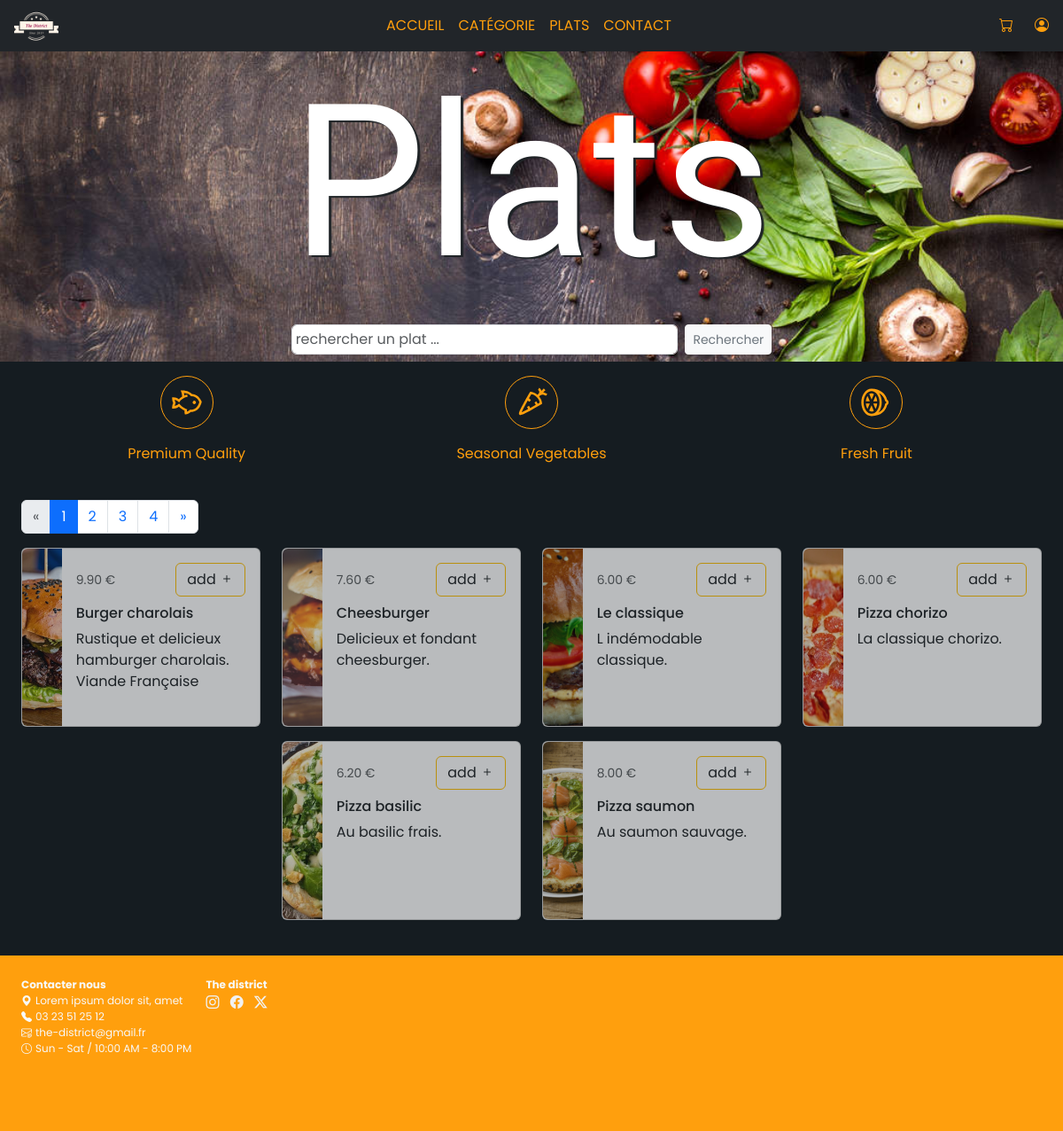
The app's page /plats.php, older data.
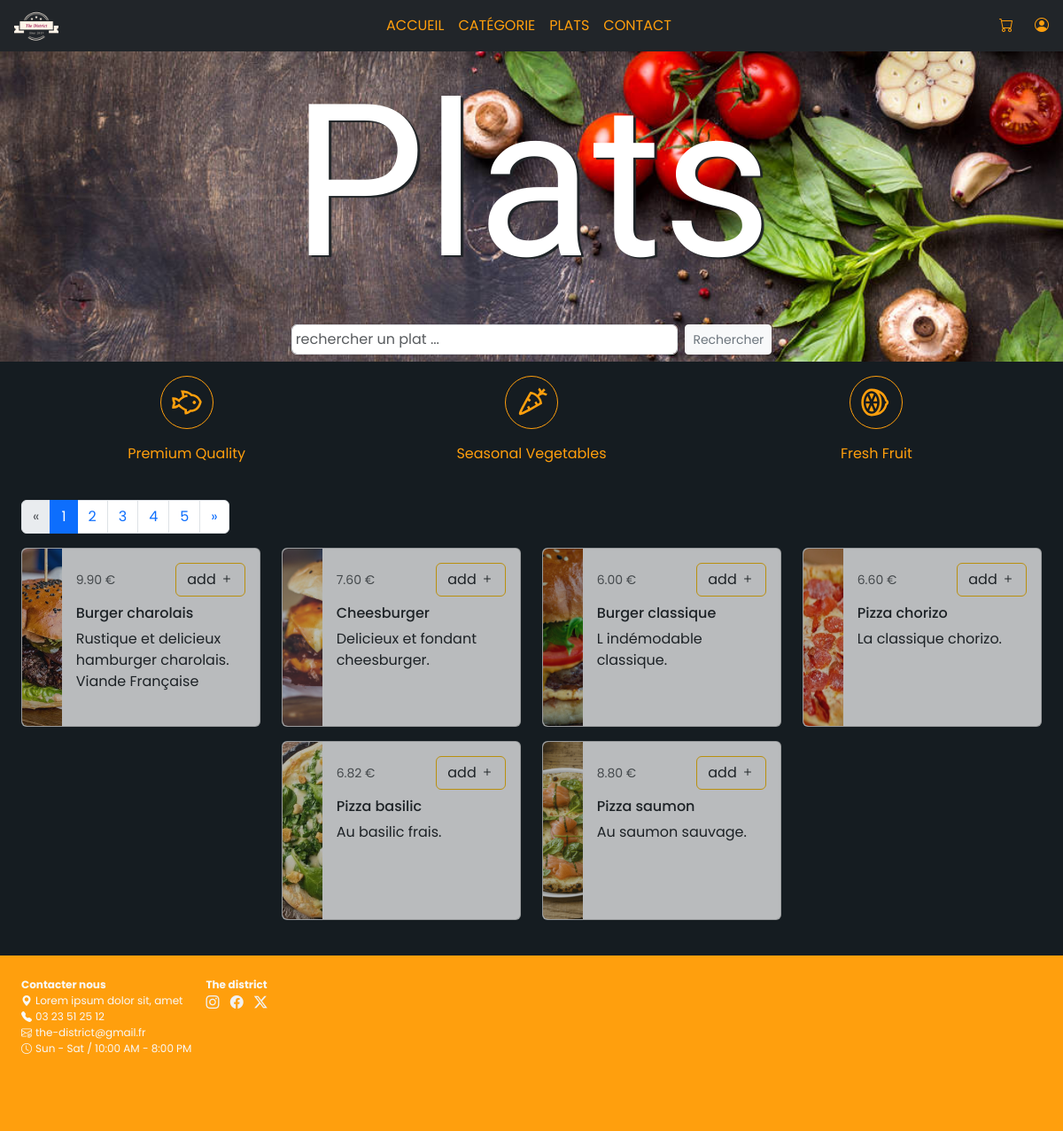
The same page, newer data.
### tables this page shows
CREATE TABLE `plat` (
  `id` int AUTO_INCREMENT PRIMARY KEY,
  `libelle` varchar(100) NOT NULL,
  `description` text NOT NULL,
  `prix` decimal(10,2) NOT NULL,
  `image` varchar(255) NOT NULL,
  `id_categorie` int NOT NULL,
  `active` varchar(10) NOT NULL,
  FOREIGN KEY (`id_categorie`) REFERENCES `categorie`(`id`)
);

### SQL/DAO.php (called while the page is built, shortened)
<?php
function get_plat($db, $nombre_plat_par_page, $page_courante) {
    $offset = ($page_courante - 1) * $nombre_plat_par_page;
    $requete = $db->query("SELECT * FROM plat LIMIT $nombre_plat_par_page OFFSET $offset");
    $tableau = $requete->fetchAll(PDO::FETCH_ASSOC);
    return $tableau;
}
?>

### plats.php (the view, shortened to what this page needs)
<?php
$baniereTitle = "Plats";
$baniereImage = "assets/img/bg3.jpeg";
require 'header.php';
require 'SQL/DAO.php';
$db = connexionBase();
$nombre_total_plat = (int)$db->query("SELECT COUNT(id) FROM plat")->fetch(PDO::FETCH_NUM)[0];
$nombre_plat_par_page = 6;
$nombre_page = ceil($nombre_total_plat/$nombre_plat_par_page);
$page_courante = isset($_GET['page']) && ($_GET['page'] > 0) && ($_GET['page'] <=$nombre_page) ? (int)$_GET['page'] : (int)1;
$requete_plat = get_plat($db, $nombre_plat_par_page, $page_courante);
$mot_rechercher = isset($_GET['search']) ? htmlentities($_GET['search']) : "";
$resultat_recherche = get_recherche_bar($db, $mot_rechercher);
?>
<section>
  <div class="container-fluid p-4">
    <div class="row align-items-center justify-content-center container-plat">
      <?php if (isset($_GET['search'])) : ?>
        <a href="plats.php?afficher=touslesplats" class="link link-btn mb-4 text-warning">Voir tous les plats</a>
        <?php foreach ($resultat_recherche as $food) : ?>
          <div class="col-9 col-md-6 col-lg-3" data-key="<?=$food['libelle']; ?>">
            <div class="card mb-3" style="max-width: 540px;">
              <div class="row g-0">
                <div class="col-md-2">
                  <img src="<?=$food['image']; ?>" class="img-fluid rounded-start" alt="<?=$food['libelle']; ?>">
                </div>
                <div class="col-md-10">
                  <div class="card-body">
                    <div class="d-flex align-items-baseline justify-content-between align-self-end">
                      <p class="card-text"><small class="text-body-secondary"><?=$food['prix']; ?> €</small></p>
                      <a href="addpanier.php?id=<?=$food['id'];?>" class="btn small border-warning text-dark">add <i class="bi bi-plus"></i></a>
                    </div>
                    <h5 class="card-title fs-6"><?=$food['libelle']; ?></h5>
                    <p class="card-text"><?=$food['description']; ?></p>
                  </div>
                </div>
              </div>
            </div>
          </div>
        <?php endforeach; ?>
      <?php else : ?>
        <nav>
          <ul class="pagination">
            <?php
              $class_previous = ($page_courante > 1) ? '' : 'disabled';
              echo "<li class='page-item $class_previous'><a class='page-link' href='plats.php?page=" . ($page_courante - 1) . "'><span aria-hidden='true'>&laquo;</span></a></li>";
              for ($i = 1; $i <= $nombre_page; $i++) {
                $class_active = ($i - 1 === $page_courante - 1) ? ' active' : '';
                echo "<li class='page-item $class_active'><a class='page-link' href='plats.php?page=$i'>$i</a></li>";
              }
              $class_next = ($page_courante < $nombre_page) ? '' : 'disabled';
              echo "<li class='page-item $class_next'><a class='page-link' href='plats.php?page=" . ($page_courante + 1) . "'><span aria-hidden='true'>&raquo;</span></a></li>";
            ?>
          </ul>
        </nav>
        <?php foreach ($requete_plat as $food) : ?>
          <div class="col-9 col-md-6 col-lg-3" data-key="<?= $food['libelle']; ?>">
            <div class="card mb-3" style="max-width: 540px;">
              <div class="row g-0">
                <div class="col-md-2">
                  <img src="<?= $food['image']; ?>" class="img-fluid rounded-start" alt="<?= $food['libelle']; ?>">
                </div>
                <div class="col-md-10">
                  <div class="card-body">
                    <div class="d-flex align-items-baseline justify-content-between align-self-end">
                      <p class="card-text"><small class="text-body-secondary"><?= $food['prix']; ?> €</small></p>
                      <a href="addpanier.php?id=<?=$food['id'];?>" class="btn small border-warning text-dark">add <i class="bi bi-plus"></i></a>
                    </div>
                    <h5 class="card-title fs-6"><?= $food['libelle']; ?></h5>
                    <p class="card-text"><?= $food['description']; ?></p>
                  </div>
                </div>
              </div>
            </div>
          </div>
        <?php endforeach; ?>
      <?php endif; ?>
    </div>
  </div>
</section>
<?php require 'footer.php'; ?>

### header.php (shortened to what this page needs)
<!DOCTYPE html>
<html lang="fr">
<head>
  <link href="https://cdn.jsdelivr.net/npm/bootstrap@5.3.3/dist/css/bootstrap.min.css" rel="stylesheet"
>
  <link rel="stylesheet" href="https://cdn.jsdelivr.net/npm/bootstrap-icons@1.11.3/font/bootstrap-icons.min.css">
    <?php
      $basename_chemin = basename($_SERVER['PHP_SELF']);
      echo "<link" .
      $return_value = match ($basename_chemin) {
        'index.php' => ' rel="stylesheet" href="style.css">' ,
        'categorie.php','contact.php','panier.php' => ' rel="stylesheet" href="/assets/css/categorie-contact.css">' ,
        'plats.php' => ' rel="stylesheet" href="/assets/css/plat.css">' ,
        default => ' rel="stylesheet" href="style.css">',
      };
    ?>
</head>
<body>
  <header>
    <nav class="navbar navbar-expand-lg bg-dark p-1 justify-content-center">
      <div class="container-fluid d-flex justify-content-center gap-4">
        <a href="/accueil.php" class="me-auto"><img src="assets/img/logo_transparent.png" class="logo" alt="logo le district"></a>
        <a href="/panier.php" class="d-md-flex order-md-5"><?php echo isset($_SESSION['panier']) && count($_SESSION['panier']) > 0 ? '<i class="bi bi-cart-check panier"></i>' : '<i class="bi bi-cart panier"></i>';?></a>
        <a href="/user-account.php" class="d-md-flex order-md-5"><i class="bi bi-person-circle account"></i></a>
        <div class="offcanvas offcanvas-start bg-dark" tabindex="-1" id="offcanvasNavbar"
          aria-labelledby="offcanvasNavbarLabel">
          <div class="offcanvas-body d-flex justify-content-center">
            <ul class="navbar-nav">
              <li class="nav-item">
                <a class="nav-link text-uppercase" aria-current="page" href="/index.php">Accueil</a>
              </li>
              <li class="nav-item">
                <a class="nav-link text-uppercase" href="/categorie.php">catégorie</a>
              </li>
              <li class="nav-item">
                <a class="nav-link text-uppercase link-plats" href="/plats.php">plats</a>
              </li>
              <li class="nav-item">
                <a class="nav-link text-uppercase" href="/contact.php">contact</a>
              </li>
            </ul>
          </div>
        </div>
      </div>
    </nav>
<div class="container-items position-relative d-flex justify-content-center align-items-center">
  <img class="card-img position-relative"
    <?php if ($_SERVER["REQUEST_URI"] === "/index.php" || $_SERVER["REQUEST_URI"] === "/plats.php"  || $_SERVER["REQUEST_URI"] === "/panier.php" ): ?>
        src="<?= $baniereImage; ?>"
        alt="jeune femme dégustant son repas au restaurant le district"
    <?php else: ?>
        src="<?= $baniereImage; ?>"
        alt="photo de légumes savoureux"
    <?php endif; ?>
  >
  <div class="text-banniere position-absolute">
    <h5 class="card-title text-white"><?= $baniereTitle ?></h5>
    <?php if ($basename_chemin === "index.php" || $basename_chemin === "plats.php"): ?>
      <div class="input-group input-group-sm mb-1 justify-content-center d-flex">
        <form action="plats.php" method="get" class="d-flex w-100">
            <input type="text" name="search" placeholder="rechercher un plat ..."
                  value="<?php echo isset($_GET['search']) ? htmlspecialchars($_GET['search']) : ''; ?>"
                   class="p-1 form-control me-2">
            <input type="submit" class="btn btn-light btn-sm text-secondary" value="Rechercher">
        </form>
      </div>
    <?php endif; ?>
  </div>
</div>
    <?php if ($_SERVER["REQUEST_URI"] === "/index.php" || $_SERVER["REQUEST_URI"] === "/plats.php" || $_SERVER["REQUEST_URI"] === "/categorie.php"): ?>
        <div class="container-fluid container-district">
          <div class="row d-flex justify-content-center text-center text-white p-3">
              <div class="col-4">
                <img src="assets/svgs/fish.svg" alt="" class="label-food mb-3">
                <span class="title d-block">Premium Quality</span>
              </div>
              <div class="col-4">
                <img src="assets/svgs/vegetables.svg" alt="" class="label-food mb-3">
                <span class="title d-block">Seasonal Vegetables</span>
              </div>
              <div class="col-4">
                <img src="assets/svgs/fruit.svg" alt="" class="label-food mb-3">
                <span class="title d-block">Fresh Fruit</span>
              </div>
          </div>
      </div>
    <?php endif; ?>
  </header>
  <main>

### footer.php (shortened to what this page needs)
</main>
<footer>
  <div class="container-footer d-flex flex-column gap-4 p-4 text-light">
    <div class="d-flex gap-3" style="height: 150px;">
      <div>
        <span class="d-block fw-bold">Contacter nous</span>
        <span class="d-block"><i class="bi bi-geo-alt-fill me-1"></i>Lorem ipsum dolor sit, amet</span>
        <span class="d-block"><i class="bi bi-telephone-fill me-1"></i>03 23 51 25 12</span>
        <span class="d-block"><i class="bi bi-envelope-at me-1"></i>the-district@gmail.fr</span>
        <span class="d-block"><i class="bi bi-clock me-1"></i>Sun - Sat / 10:00 AM - 8:00 PM</span>
      </div>
      <div>
        <span class="d-block fw-bold">The district</span>
        <a href="#"><i class="bi bi-instagram me-1"></i></a>
        <a href="#"><i class="bi bi-facebook me-1"></i></a>
        <a href="#"><i class="bi bi-twitter-x me-1"></i></a>
      </div>
    </div>
  </div>
</footer>
</body>
</html>

### assets/css/plat.css (style rules this page uses)
body { font-family: Arial, Helvetica, sans-serif; font-family: "Poppins", sans-serif; background-color: #151C21; font-size: clamp(10px, 3vmin, 16px); }
:root { --color-main : #151C21; --shadow-color : #1E2326; --white-color : #f1f1f1; --accent-color : #FF9F0D; --logo-color : #980848; }
main { display: flex; flex-direction: column; align-items: center; }
.navbar-nav li a { color: var(--accent-color); }
.logo { height: 50px; }
.account , .recherche, .panier { color: var(--accent-color); }
.container-items img { height: 350px; object-fit: cover; object-position: top; }
.text-banniere h5 { font-size: 20vmin; font-family: updock, cursive; text-shadow: 3px 2px 1px var(--shadow-color); text-align: center; }
.label-food { width: 60px; border-radius: 50%; border: 1px solid var(--accent-color); }
header span { color: var(--accent-color); }
.container-plat img, .food-card img { width: 100%; height: 200px; object-fit: cover; object-position: center; }
.card { opacity: 0.7; }
.container-footer { font-size: 12px; background: var(--accent-color); }
.container-footer a { color: var(--white-color); font-size: 15px; margin-right: 5px; }

Row changes from the older to the newer data that the page shows:
changed plat "L indémodable classique.": libelle "Le classique" → "Burger classique"
changed plat "Pizza chorizo": prix "6.00" → "6.60"
changed plat "Pizza basilic": prix "6.20" → "6.82"
changed plat "Pizza saumon": prix "8.00" → "8.80"
Text that changed along with them:
new list line: "5"
